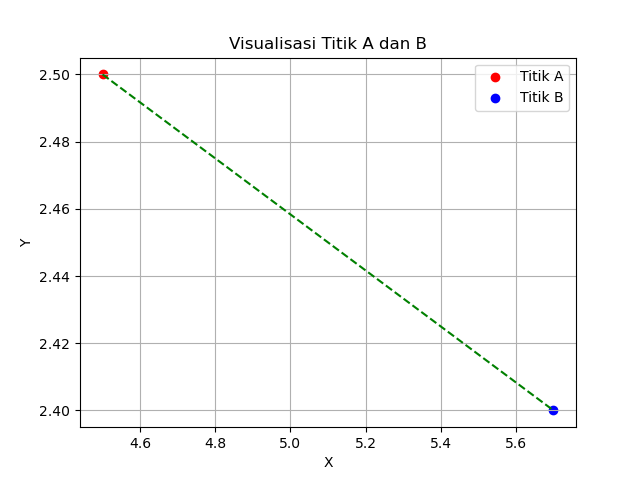

Source code (Python):
import numpy as np
import matplotlib.pyplot as plt

# Koordinat titik
titik_A = np.array([4.5, 2.5])
titik_B = np.array([5.7, 2.4])

# Menghitung jarak antara dua titik menggunakan rumus Euclidean distance
def hitung_jarak(titik1, titik2):
    jarak = np.sqrt(np.sum((titik1 - titik2) ** 2))
    return jarak

jarak = hitung_jarak(titik_A, titik_B)
print(f"Jarak antara titik A dan B: {jarak}")

with open('hasil_jarak.txt', 'w') as file:
    file.write(f'Jarak antara titik A dan B adalah: {jarak}')

print("Hasil jarak telah disimpan di file hasil_jarak.txt")

plt.scatter(titik_A[0], titik_A[1], color='red', label='Titik A')
plt.scatter(titik_B[0], titik_B[1], color='blue', label='Titik B')
plt.plot([titik_A[0], titik_B[0]], [titik_A[1], titik_B[1]], color='green', linestyle='--')
plt.title('Visualisasi Titik A dan B')
plt.xlabel('X')
plt.ylabel('Y')
plt.legend()
plt.grid(True)
plt.show()
